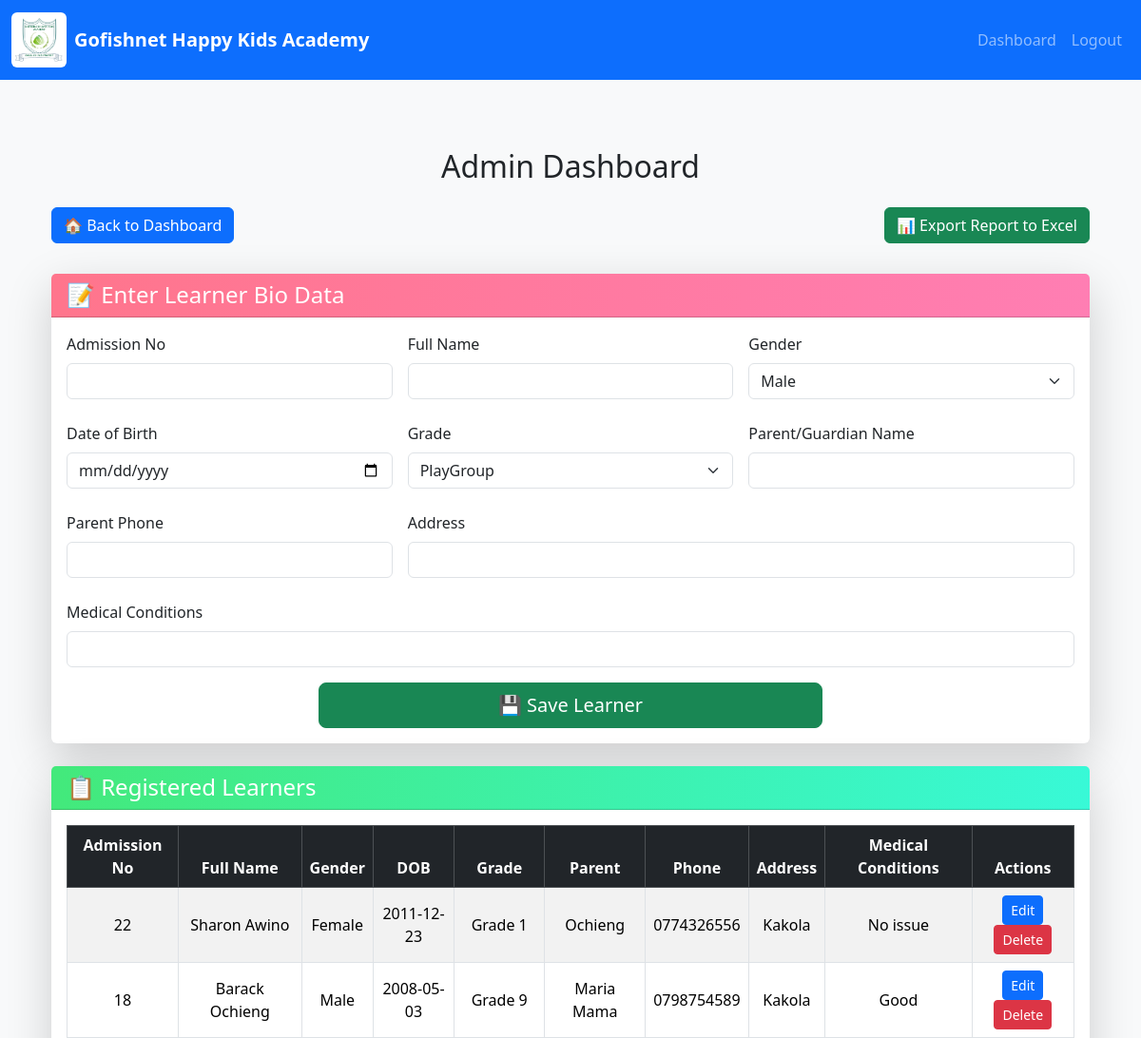
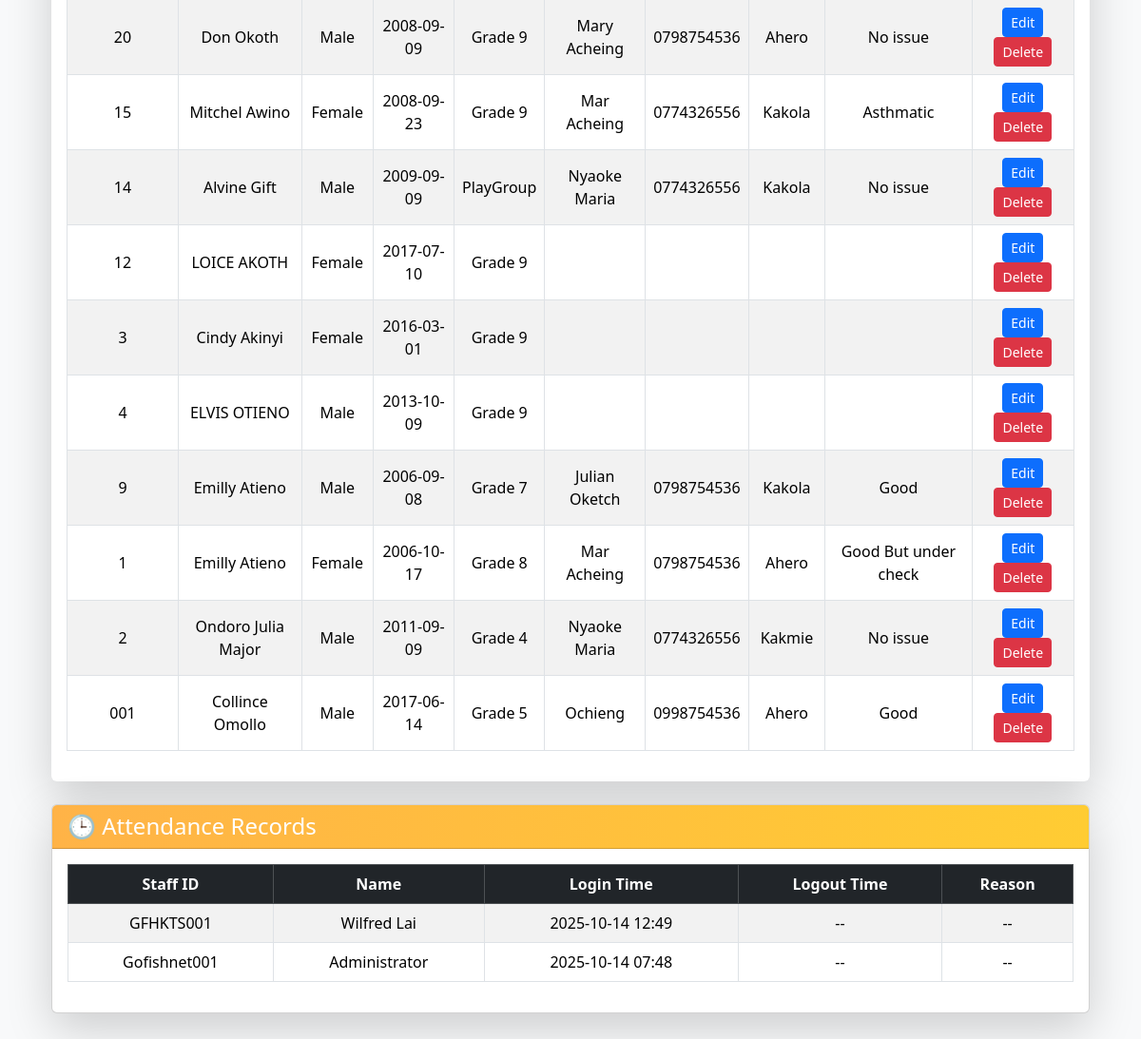
The page /admin (signed in) on the database its author committed (2 pictures, top to bottom).
### models.py (models this page shows)
class Learners(db.Model):
    id = db.Column(db.Integer, primary_key=True)
    admission_no = db.Column(db.String(50), unique=True, nullable=False)
    full_name = db.Column(db.String(100), nullable=False)
    gender = db.Column(db.String(10))
    dob = db.Column(db.Date)
    grade = db.Column(db.String(20))
    parent_name = db.Column(db.String(100))
    parent_phone = db.Column(db.String(20))
    address = db.Column(db.String(200))
    medical_conditions = db.Column(db.Text)
    created_at = db.Column(db.DateTime, default=datetime.utcnow)

class Attendance(db.Model):
    id = db.Column(db.Integer, primary_key=True)
    staff_id = db.Column(db.String(50), db.ForeignKey('staff.staff_id'))
    staff = db.relationship('Staff', backref='attendances', lazy=True)
    login_time = db.Column(db.DateTime, default=datetime.utcnow)
    logout_time = db.Column(db.DateTime)
    logout_reason = db.Column(db.String(200))

class Staff(db.Model):
    id = db.Column(db.Integer, primary_key=True)
    staff_id = db.Column(db.String(50), unique=True, nullable=False)
    name = db.Column(db.String(100), nullable=False)
    email = db.Column(db.String(120))  # optional initially
    password = db.Column(db.String(100), default='123456')  # initial password
    is_class_teacher = db.Column(db.Boolean, default=False)
    grade_assigned = db.Column(db.String(50))
    subjects = db.Column(db.String(200))
    syllabus_coverage = db.Column(db.Text)
    is_admin = db.Column(db.Boolean, default=False)  # admin column

### app.py (the view, shortened to what this page needs)
@app.route('/admin', methods=['GET', 'POST'])
def admin_dashboard():
    if 'staff_id' not in session:
        flash('Please login first.', 'danger')
        return redirect(url_for('login'))
    staff = Staff.query.filter_by(staff_id=session['staff_id']).first()
    if not staff or not staff.is_admin:
        flash('Access denied.', 'danger')
        return redirect(url_for('dashboard'))
    records = Attendance.query.order_by(Attendance.login_time.desc()).all()
    summary = summarize_early_departures()
    form = LearnerBioDataForm()
    all_learners = Learners.query.order_by(Learners.created_at.desc()).all()
    return render_template(
        'admin.html',
        records=records,
        summary=summary,
        form=form,
        learners=all_learners
    )

### forms.py
class LearnerBioDataForm(FlaskForm):
    admission_no = StringField('Admission No', validators=[DataRequired(), Length(max=20)])
    full_name = StringField('Full Name', validators=[DataRequired(), Length(max=100)])
    gender = SelectField('Gender', choices=[('Male', 'Male'), ('Female', 'Female')], validators=[DataRequired()])
    dob = DateField('Date of Birth', format='%Y-%m-%d', validators=[Optional()])
    grade = SelectField(
        'Grade',
        choices=[
            ('PlayGroup', 'PlayGroup'),
            ('PP1', 'PP1'),
            ('PP2', 'PP2')
        ] + [(f'Grade {i}', f'Grade {i}') for i in range(1, 10)],
        validators=[DataRequired()]
    )
    parent_name = StringField("Parent/Guardian Name", validators=[Optional(), Length(max=100)])
    parent_phone = StringField("Parent Phone", validators=[Optional(), Length(max=20)])
    address = StringField("Address", validators=[Optional(), Length(max=200)])
    medical_conditions = StringField("Medical Conditions", validators=[Optional(), Length(max=200)])
    submit = SubmitField("Add Learner")

### app.py (called while the page is built)
def summarize_early_departures():
    records = Attendance.query.order_by(Attendance.login_time.desc()).all()
    cutoff = time(16, 30)  # 4:30pm
    summary = collections.Counter()
    for rec in records:
        if rec.logout_time:
            try:
                if rec.logout_time.weekday() < 5:  # Mon-Fri only
                    if rec.logout_time.time() < cutoff:
                        summary[rec.staff_id] += 1
            except Exception:
                continue
    return summary

### templates/admin.html (shortened to what this page needs)
{% extends "base.html" %}
{% block body %}
<div class="container py-5">
    <h2 class="mb-4 text-center">Admin Dashboard</h2>
    <div class="mb-4 d-flex justify-content-between flex-wrap">
        <a href="{{ url_for('dashboard') }}" class="btn btn-primary mb-2">🏠 Back to Dashboard</a>
        <a href="{{ url_for('export_reports') }}" class="btn btn-success mb-2">📊 Export Report to Excel</a>
    </div>
    <div class="card shadow-lg border-0 mb-4">
        <div class="card-header text-white" style="background: linear-gradient(90deg, #ff758c, #ff7eb3);">
            <h4 class="mb-0">📝 Enter Learner Bio Data</h4>
        </div>
        <div class="card-body">
            <form method="POST">
                <div class="row g-3">
                    <div class="col-md-4">
                        {{ form.admission_no.label(class="form-label") }}
                        {{ form.admission_no(class="form-control") }}
                    </div>
                    <div class="col-md-4">
                        {{ form.full_name.label(class="form-label") }}
                        {{ form.full_name(class="form-control") }}
                    </div>
                    <div class="col-md-4">
                        {{ form.gender.label(class="form-label") }}
                        {{ form.gender(class="form-select") }}
                    </div>
                </div>
                <div class="row g-3 mt-2">
                    <div class="col-md-4">
                        {{ form.dob.label(class="form-label") }}
                        {{ form.dob(class="form-control") }}
                    </div>
                    <div class="col-md-4">
                        {{ form.grade.label(class="form-label") }}
                        {{ form.grade(class="form-select") }}
                    </div>
                    <div class="col-md-4">
                        {{ form.parent_name.label(class="form-label") }}
                        {{ form.parent_name(class="form-control") }}
                    </div>
                </div>
                <div class="row g-3 mt-2">
                    <div class="col-md-4">
                        {{ form.parent_phone.label(class="form-label") }}
                        {{ form.parent_phone(class="form-control") }}
                    </div>
                    <div class="col-md-8">
                        {{ form.address.label(class="form-label") }}
                        {{ form.address(class="form-control") }}
                    </div>
                </div>
                <div class="row g-3 mt-2">
                    <div class="col-md-12">
                        {{ form.medical_conditions.label(class="form-label") }}
                        {{ form.medical_conditions(class="form-control") }}
                    </div>
                </div>
                <div class="mt-3 text-center">
                    <button type="submit" class="btn btn-success btn-lg w-50">💾 Save Learner</button>
                </div>
            </form>
        </div>
    </div>
    {% if learners %}
    <div class="card shadow-lg border-0 mb-4">
        <div class="card-header text-white" style="background: linear-gradient(90deg, #43e97b, #38f9d7);">
            <h4 class="mb-0">📋 Registered Learners</h4>
        </div>
        <div class="card-body">
            <div class="table-responsive">
                <table class="table table-bordered table-striped align-middle text-center">
                    <thead class="table-dark">
                        <tr>
                            <th>Admission No</th>
                            <th>Full Name</th>
                            <th>Gender</th>
                            <th>DOB</th>
                            <th>Grade</th>
                            <th>Parent</th>
                            <th>Phone</th>
                            <th>Address</th>
                            <th>Medical Conditions</th>
                            <th>Actions</th>
                        </tr>
                    </thead>
                    <tbody>
                        {% for l in learners %}
                        <tr>
                            <td>{{ l.admission_no }}</td>
                            <td>{{ l.full_name }}</td>
                            <td>{{ l.gender }}</td>
                            <td>{{ l.dob.strftime('%Y-%m-%d') if l.dob else '' }}</td>
                            <td>{{ l.grade }}</td>
                            <td>{{ l.parent_name }}</td>
                            <td>{{ l.parent_phone }}</td>
                            <td>{{ l.address }}</td>
                            <td>{{ l.medical_conditions }}</td>
                            <td>
                                <a href="{{ url_for('edit_learner', id=l.id) }}" class="btn btn-sm btn-primary">Edit</a>
                                <form action="{{ url_for('delete_learner', id=l.id) }}" method="POST" style="display:inline;">
                                    <button class="btn btn-sm btn-danger" onclick="return confirm('Delete this learner?')">Delete</button>
                                </form>
                            </td>
                        </tr>
                        {% endfor %}
                    </tbody>
                </table>
            </div>
        </div>
    </div>
    {% endif %}
    {% if records %}
    <div class="card shadow-lg mb-4">
        <div class="card-header text-white" style="background: linear-gradient(90deg, #ffb347, #ffcc33);">
            <h4 class="mb-0">🕒 Attendance Records</h4>
        </div>
        <div class="card-body">
            <div class="table-responsive">
                <table class="table table-bordered table-striped align-middle text-center">
                    <thead class="table-dark">
                        <tr>
                            <th>Staff ID</th>
                            <th>Name</th>
                            <th>Login Time</th>
                            <th>Logout Time</th>
                            <th>Reason</th>
                        </tr>
                    </thead>
                    <tbody>
                        {% for record in records %}
                        <tr>
                            <td>{{ record.staff_id }}</td>
                            <td>{{ record.staff.name }}</td>
                            <td>{{ record.login_time.strftime('%Y-%m-%d %H:%M') }}</td>
                            <td>{% if record.logout_time %}{{ record.logout_time.strftime('%Y-%m-%d %H:%M') }}{% else %}--{% endif %}</td>
                            <td>{{ record.logout_reason or '--' }}</td>
                        </tr>
                        {% endfor %}
                    </tbody>
                </table>
            </div>
        </div>
    </div>
    {% endif %}
</div>
{% endblock %}

### static/css/style.css (style rules this page uses)
body { font-family: 'Segoe UI', sans-serif; background-color: #f8f9fa; }
.card { cursor: pointer; transition: transform 0.2s ease-in-out; }

### rows shown on the page
Learners: admission_no "22", full_name "Sharon Awino", gender "Female", dob "2011-12-23", grade "Grade 1", parent_name "Ochieng", parent_phone "0774326556", address "Kakola", medical_conditions "No issue"
Learners: admission_no "18", full_name "Barack Ochieng", gender "Male", dob "2008-05-03", grade "Grade 9", parent_name "Maria Mama", parent_phone "0798754589", address "Kakola", medical_conditions "Good"
Learners: admission_no "20", full_name "Don Okoth", gender "Male", dob "2008-09-09", grade "Grade 9", parent_name "Mary Acheing", parent_phone "0798754536", address "Ahero", medical_conditions "No issue"
Learners: admission_no "15", full_name "Mitchel Awino", gender "Female", dob "2008-09-23", grade "Grade 9", parent_name "Mar Acheing", parent_phone "0774326556", address "Kakola", medical_conditions "Asthmatic"
Learners: admission_no "14", full_name "Alvine Gift", gender "Male", dob "2009-09-09", grade "PlayGroup", parent_name "Nyaoke Maria", parent_phone "0774326556", address "Kakola", medical_conditions "No issue"
Learners: admission_no "12", full_name "LOICE AKOTH", gender "Female", dob "2017-07-10", grade "Grade 9"
Learners: admission_no "3", full_name "Cindy Akinyi", gender "Female", dob "2016-03-01", grade "Grade 9"
Learners: admission_no "4", full_name "ELVIS OTIENO", gender "Male", dob "2013-10-09", grade "Grade 9"
Learners: admission_no "9", full_name "Emilly Atieno", gender "Male", dob "2006-09-08", grade "Grade 7", parent_name "Julian Oketch", parent_phone "0798754536", address "Kakola", medical_conditions "Good"
Learners: admission_no "1", full_name "Emilly Atieno", gender "Female", dob "2006-10-17", grade "Grade 8", parent_name "Mar Acheing", parent_phone "0798754536", address "Ahero", medical_conditions "Good But under check"
Learners: admission_no "2", full_name "Ondoro Julia Major", gender "Male", dob "2011-09-09", grade "Grade 4", parent_name "Nyaoke Maria", parent_phone "0774326556", address "Kakmie", medical_conditions "No issue"
Learners: admission_no "001", full_name "Collince Omollo", gender "Male", dob "2017-06-14", grade "Grade 5", parent_name "Ochieng", parent_phone "0998754536", address "Ahero", medical_conditions "Good"
Attendance: staff_id "GFHKTS001", staff.name "Wilfred Lai", login_time "2025-10-14 12:49", logout_reason "--"
Attendance: staff_id "Gofishnet001", staff.name "Administrator", login_time "2025-10-14 07:48", logout_reason "--"
